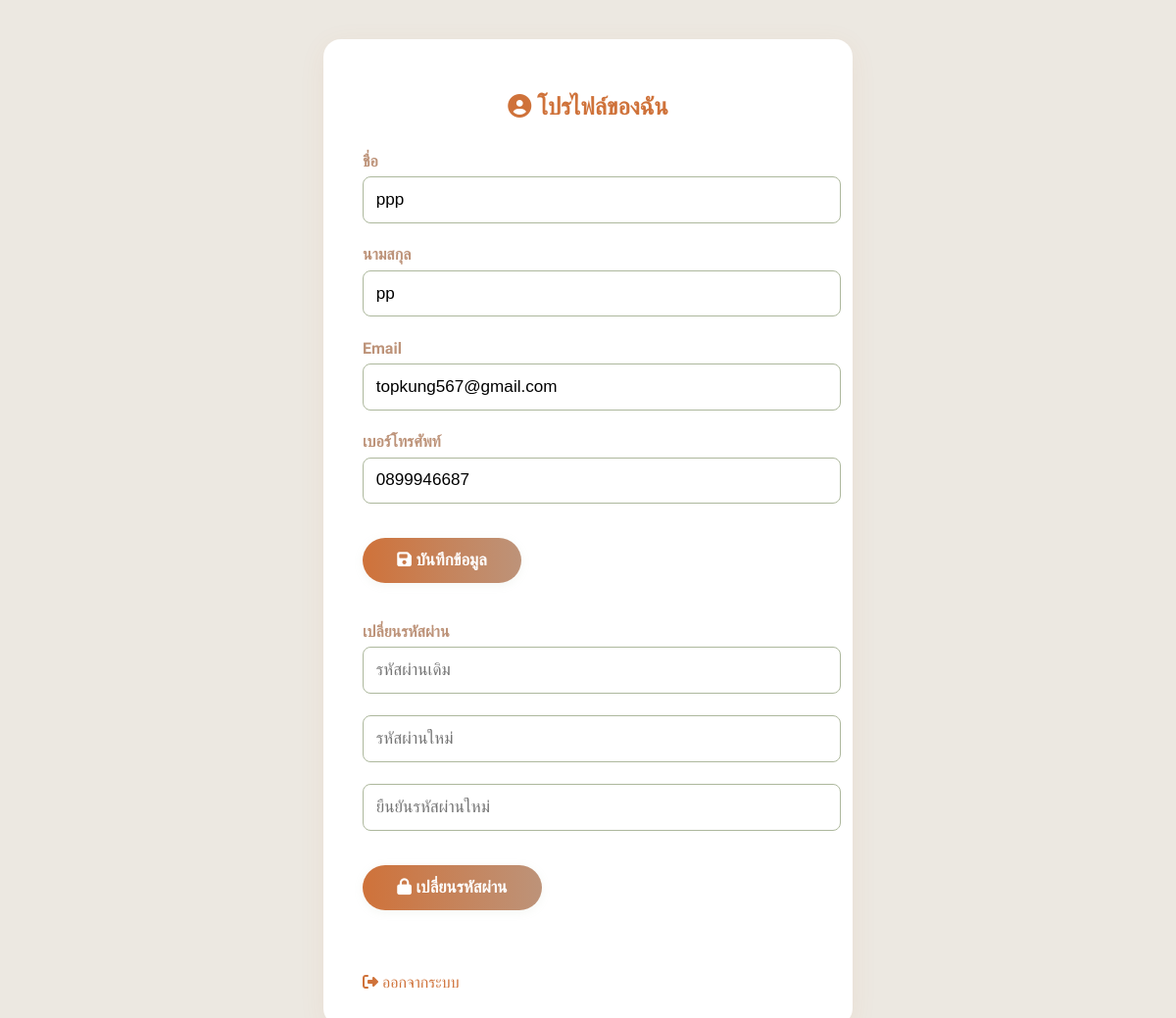
The page /KruaThai/profile.php (signed in) on the database as committed earlier.
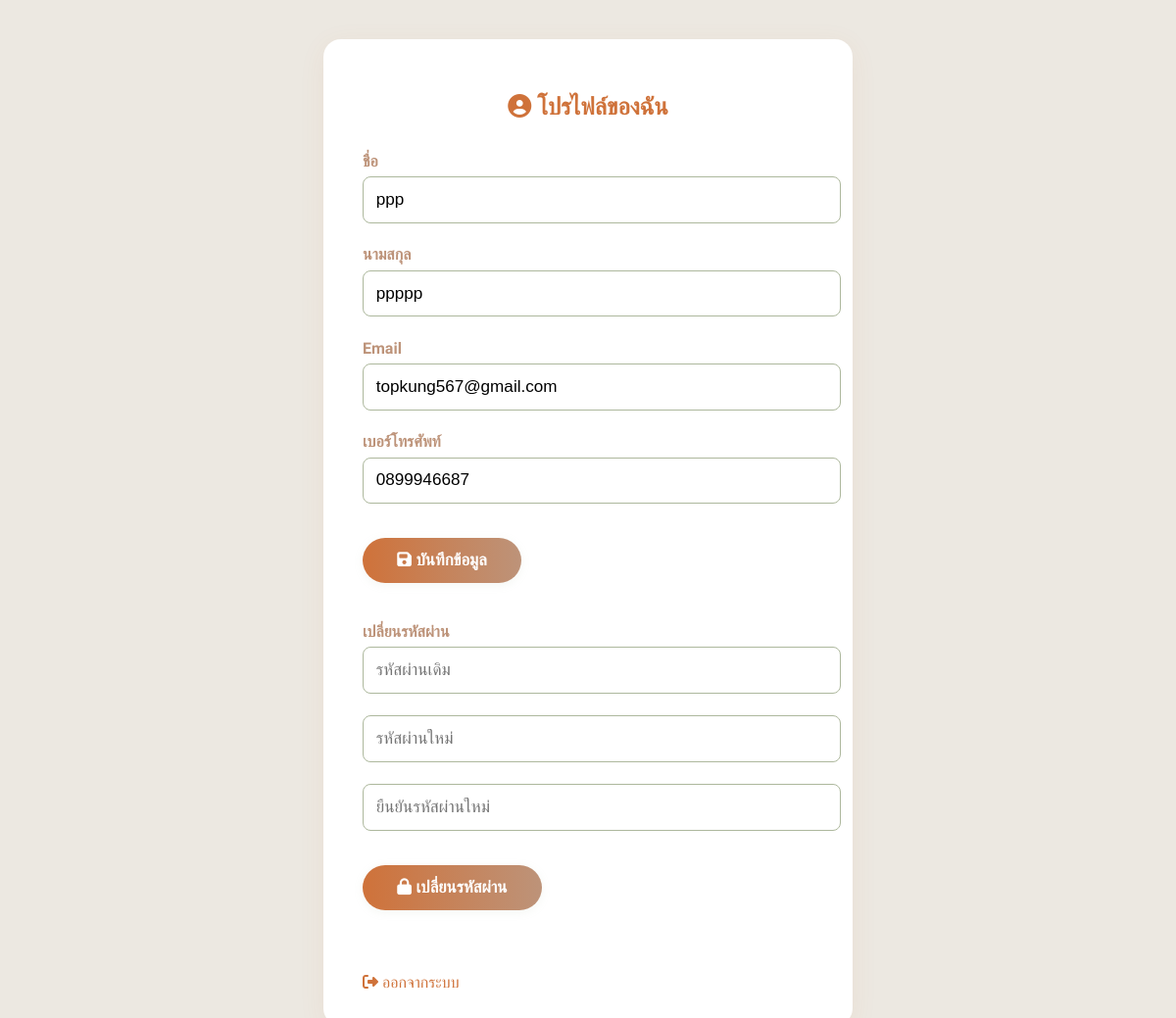
The same page on the database as committed later.
### tables this page shows
CREATE TABLE `users` (
  `id` char(36) NOT NULL,
  `email` varchar(255) NOT NULL,
  `password_hash` varchar(255) NOT NULL,
  `first_name` varchar(100) NOT NULL,
  `last_name` varchar(100) NOT NULL,
  `phone` varchar(20) DEFAULT NULL,
  `date_of_birth` date DEFAULT NULL,
  `gender` enum('male','female','other') DEFAULT NULL,
  `role` enum('customer','admin','kitchen','rider','support') DEFAULT 'customer',
  `status` enum('active','inactive','suspended','pending_verification') DEFAULT 'pending_verification',
  `email_verified` tinyint(1) DEFAULT '0',
  `email_verification_token` varchar(100) DEFAULT NULL,
  `delivery_address` text,
  `address_line_2` varchar(255) DEFAULT NULL,
  `city` varchar(100) DEFAULT NULL,
  `state` varchar(100) DEFAULT NULL,
  `zip_code` varchar(10) DEFAULT NULL,
  `country` varchar(100) DEFAULT 'Thailand',
  `delivery_instructions` text,
  `dietary_preferences` longtext,
  `allergies` longtext,
  `spice_level` enum('mild','medium','hot','extra_hot') DEFAULT 'medium',
  `last_login` timestamp NULL DEFAULT NULL,
  `failed_login_attempts` int(11) DEFAULT '0',
  `locked_until` timestamp NULL DEFAULT NULL,
  `password_reset_token` varchar(100) DEFAULT NULL,
  `password_reset_expires` timestamp NULL DEFAULT NULL,
  `created_at` timestamp NOT NULL DEFAULT CURRENT_TIMESTAMP,
  `updated_at` timestamp NOT NULL DEFAULT CURRENT_TIMESTAMP ON UPDATE CURRENT_TIMESTAMP
);

### KruaThai/profile.php (the view, shortened to what this page needs)
<?php
require_once 'config/database.php';
$user_id = $_SESSION['user_id'];
$stmt = $pdo->prepare("SELECT * FROM users WHERE id=?");
$stmt->execute([$user_id]);
$user = $stmt->fetch(PDO::FETCH_ASSOC);
?>
<!DOCTYPE html>
<html lang="th">
<head>
    <link href="https://cdnjs.cloudflare.com/ajax/libs/font-awesome/6.4.0/css/all.min.css" rel="stylesheet">
</head>
<body>
    <div class="profile-container">
        <h2><i class="fas fa-user-circle"></i> โปรไฟล์ของฉัน</h2>
        <form method="post" class="section" autocomplete="off">
            <label>ชื่อ</label>
            <input type="text" name="first_name" value="<?=htmlspecialchars($user['first_name'])?>" required>
            <label>นามสกุล</label>
            <input type="text" name="last_name" value="<?=htmlspecialchars($user['last_name'])?>" required>
            <label>Email</label>
            <input type="email" name="email" value="<?=htmlspecialchars($user['email'])?>" required>
            <label>เบอร์โทรศัพท์</label>
            <input type="tel" name="phone" value="<?=htmlspecialchars($user['phone'])?>">
            <button class="btn" name="update_profile" type="submit"><i class="fas fa-save"></i> บันทึกข้อมูล</button>
        </form>
        <form method="post" class="section" autocomplete="off">
            <label>เปลี่ยนรหัสผ่าน</label>
            <input type="password" name="old_password" placeholder="รหัสผ่านเดิม" required>
            <input type="password" name="new_password" placeholder="รหัสผ่านใหม่" required>
            <input type="password" name="confirm_password" placeholder="ยืนยันรหัสผ่านใหม่" required>
            <button class="btn" name="change_password" type="submit"><i class="fas fa-lock"></i> เปลี่ยนรหัสผ่าน</button>
        </form>
        <a class="logout-link" href="logout.php"><i class="fas fa-sign-out-alt"></i> ออกจากระบบ</a>
    </div>
</body>
</html>

Rows that differ between the two databases and show on the page:
changed users "ppp": last_name "pp" → "ppppp"
